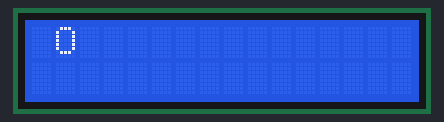
Bench run of a sketch on a simulated Arduino Uno, built with avr-gcc and run on an emulated ATmega328P. Parts: 16×2 character LCD.

Above: at 0.16 s.
At 0.96 s:
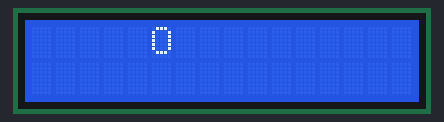
At 1.76 s:
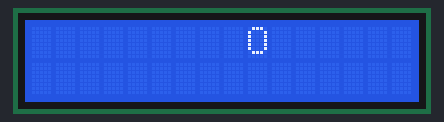
At 3.36 s:
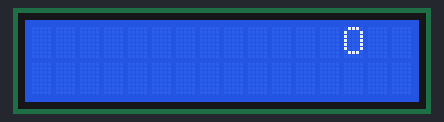
At 4.76 s:
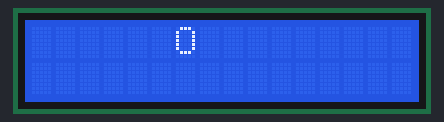
At 6.56 s:
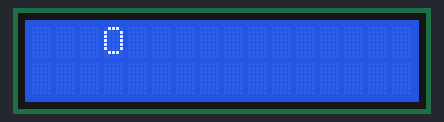

Measured:
- by itself, everything shown: repeats every 6.0 s, in 30 steps

The sketch:

ping_pong.ino
```cpp
#include <LiquidCrystal.h>

const int register_select = 12;
const int enable          = 11;
const int d4 = 5, d5 = 4, d6 = 3, d7 = 2;

LiquidCrystal lcd(register_select, enable, d4, d5, d6, d7);

char msg[] = "O";

void setup(void)
{
	lcd.begin(16, 2);
	lcd.print(msg);
}

void loop(void)
{
	for (int i = 0; i < 16 - strlen(msg); i++) {
		lcd.scrollDisplayRight();
		delay(200);
	}

	for (int i = 0; i < 16 - strlen(msg); i++) {
		lcd.scrollDisplayLeft();
		delay(200);
	}
}
```
